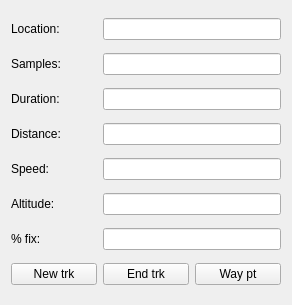
<?xml version="1.0" encoding="UTF-8"?>
<ui version="4.0">
 <author>Jim Morris</author>
 <class>JourneyForm</class>
 <widget class="QWidget" name="JourneyForm">
  <property name="geometry">
   <rect>
    <x>0</x>
    <y>0</y>
    <width>292</width>
    <height>305</height>
   </rect>
  </property>
  <layout class="QGridLayout" name="gridLayout">
   <item row="0" column="0">
    <widget class="QLabel" name="label_5">
     <property name="text">
      <string>Location:</string>
     </property>
    </widget>
   </item>
   <item row="0" column="1" colspan="2">
    <widget class="QLineEdit" name="location">
     <property name="alignment">
      <set>Qt::AlignRight|Qt::AlignTrailing|Qt::AlignVCenter</set>
     </property>
    </widget>
   </item>
   <item row="1" column="0">
    <widget class="QLabel" name="label_4">
     <property name="text">
      <string>Samples:</string>
     </property>
    </widget>
   </item>
   <item row="1" column="1" colspan="2">
    <widget class="QLineEdit" name="samples">
     <property name="alignment">
      <set>Qt::AlignRight|Qt::AlignTrailing|Qt::AlignVCenter</set>
     </property>
     <property name="readOnly">
      <bool>true</bool>
     </property>
    </widget>
   </item>
   <item row="2" column="0">
    <widget class="QLabel" name="label_2">
     <property name="text">
      <string>Duration:</string>
     </property>
    </widget>
   </item>
   <item row="2" column="1" colspan="2">
    <widget class="QLineEdit" name="time">
     <property name="font">
      <font>
       <pointsize>6</pointsize>
      </font>
     </property>
     <property name="text">
      <string/>
     </property>
     <property name="alignment">
      <set>Qt::AlignRight|Qt::AlignTrailing|Qt::AlignVCenter</set>
     </property>
     <property name="readOnly">
      <bool>true</bool>
     </property>
    </widget>
   </item>
   <item row="3" column="0">
    <widget class="QLabel" name="label">
     <property name="text">
      <string>Distance:</string>
     </property>
    </widget>
   </item>
   <item row="3" column="1" colspan="2">
    <widget class="QLineEdit" name="distance">
     <property name="font">
      <font>
       <pointsize>6</pointsize>
      </font>
     </property>
     <property name="text">
      <string/>
     </property>
     <property name="alignment">
      <set>Qt::AlignRight|Qt::AlignTrailing|Qt::AlignVCenter</set>
     </property>
     <property name="readOnly">
      <bool>true</bool>
     </property>
    </widget>
   </item>
   <item row="4" column="0">
    <widget class="QLabel" name="label_3">
     <property name="text">
      <string>Speed:</string>
     </property>
    </widget>
   </item>
   <item row="4" column="1" colspan="2">
    <widget class="QLineEdit" name="speed">
     <property name="font">
      <font>
       <pointsize>6</pointsize>
      </font>
     </property>
     <property name="text">
      <string/>
     </property>
     <property name="alignment">
      <set>Qt::AlignRight|Qt::AlignTrailing|Qt::AlignVCenter</set>
     </property>
     <property name="readOnly">
      <bool>true</bool>
     </property>
    </widget>
   </item>
   <item row="5" column="0">
    <widget class="QLabel" name="label_6">
     <property name="text">
      <string>Altitude:</string>
     </property>
    </widget>
   </item>
   <item row="5" column="1" colspan="2">
    <widget class="QLineEdit" name="altitude">
     <property name="font">
      <font>
       <pointsize>6</pointsize>
      </font>
     </property>
     <property name="text">
      <string/>
     </property>
     <property name="alignment">
      <set>Qt::AlignRight|Qt::AlignTrailing|Qt::AlignVCenter</set>
     </property>
     <property name="readOnly">
      <bool>true</bool>
     </property>
    </widget>
   </item>
   <item row="6" column="0">
    <widget class="QLabel" name="label_7">
     <property name="text">
      <string>% fix:</string>
     </property>
    </widget>
   </item>
   <item row="6" column="1" colspan="2">
    <widget class="QLineEdit" name="fix">
     <property name="font">
      <font>
       <pointsize>6</pointsize>
      </font>
     </property>
     <property name="text">
      <string/>
     </property>
     <property name="alignment">
      <set>Qt::AlignRight|Qt::AlignTrailing|Qt::AlignVCenter</set>
     </property>
     <property name="readOnly">
      <bool>true</bool>
     </property>
    </widget>
   </item>
   <item row="7" column="0">
    <widget class="QPushButton" name="newTrack">
     <property name="text">
      <string>New trk</string>
     </property>
    </widget>
   </item>
   <item row="7" column="1">
    <widget class="QPushButton" name="endTrack">
     <property name="text">
      <string>End trk</string>
     </property>
    </widget>
   </item>
   <item row="7" column="2">
    <widget class="QPushButton" name="wayPoint">
     <property name="text">
      <string>Way pt</string>
     </property>
    </widget>
   </item>
  </layout>
  <action name="actionQuit">
   <property name="text">
    <string>Quit</string>
   </property>
  </action>
 </widget>
 <resources/>
 <connections/>
</ui>
